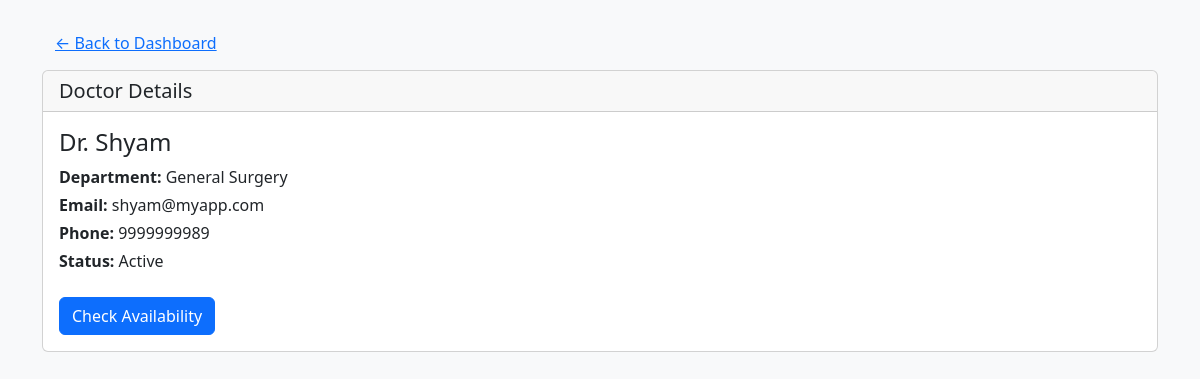
/patient/doctor/2/details (signed in), run on the app's committed database.
### backend/models.py (models this page shows, shortened)
class Doctor(db.Model , UserMixin):
    __tablename__ = "doctor"
    id  = db.Column(db.Integer , primary_key = True , autoincrement = True)
    name = db.Column(db.String , nullable = False)
    email = db.Column(db.String, unique = True , nullable = False)
    password = db.Column(db.String, nullable = False)
    phone = db.Column(db.String, nullable = False)
    status = db.Column(db.String, nullable =False, default='Active')
    dept_id = db.Column(db.Integer, db.ForeignKey ("department.id"), nullable = False)
    appointments = db.relationship("Appointment", backref = "doctor")

class Department(db.Model):
    __tablename__ = "department"
    id  = db.Column(db.Integer , primary_key = True , autoincrement = True)
    name = db.Column(db.String , nullable = False, unique = True)
    description = db.Column(db.String , nullable = False)
    doc_registered = db.Column(db.Integer)
    doctors = db.relationship("Doctor", backref = "department")
    appointments = db.relationship("Appointment", backref = "department")

### backend/routes.py (the view)
@app.route("/patient/doctor/<int:doctor_id>/details")
@login_required
def patient_doctor_details(doctor_id):
    doctor = Doctor.query.get_or_404(doctor_id)
    return render_template(
        "patient/doctor_details.html",
        doctor=doctor,
    )

### app.py (called while the page is built)
def create_app():
    app = Flask(__name__)
    app.config["SQLALCHEMY_DATABASE_URI"] = "sqlite:///Hospital_db.sqlite3"
    db.init_app(app)
    app.config["SECRET_KEY"] = "Thisismysecret"
    login_manager = LoginManager(app)
    @login_manager.user_loader
    def load_user(email):
        return db.session.query(Patient).filter_by(email = email).first() or \
        db.session.query(Admin).filter_by(email = email).first() or \
        db.session.query(Doctor).filter_by(email = email).first()
    app.app_context().push()
    db.create_all()
    return app

### templates/patient/doctor_details.html (shortened to what this page needs)
<!DOCTYPE html>
<html lang="en">
<head>
    <link href="https://cdn.jsdelivr.net/npm/bootstrap@5.3.7/dist/css/bootstrap.min.css" rel="stylesheet">
</head>
<body class="bg-light">
    <div class="container mt-4">
        <a href="{{ url_for('pat_dashboard') }}" class="btn btn-link">&larr; Back to Dashboard</a>
        <div class="card mt-2">
            <div class="card-header">
                <h5 class="mb-0">Doctor Details</h5>
            </div>
            <div class="card-body">
                <h4>{{ doctor.name }}</h4>
                <p class="mb-1">
                    <strong>Department:</strong> {{ doctor.department.name if doctor.department else "-" }}
                </p>
                <p class="mb-1">
                    <strong>Email:</strong> {{ doctor.email or "-" }}
                </p>
                <p class="mb-1">
                    <strong>Phone:</strong> {{ doctor.phone or "-" }}
                </p>
                <p class="mb-1">
                    <strong>Status:</strong> {{ doctor.status or "-" }}
                </p>
                <div class="mt-4">
                    <a href="{{ url_for('patient_check_availability', doctor_id=doctor.id) }}" class="btn btn-primary me-2">
                        Check Availability
                    </a>
                </div>
            </div>
        </div>
    </div>
</body>
</html>

### data on the page
Doctor: name "Dr. Shyam", email "shyam@myapp.com", phone "9999999989", status "Active"
Department: department "General Surgery"
